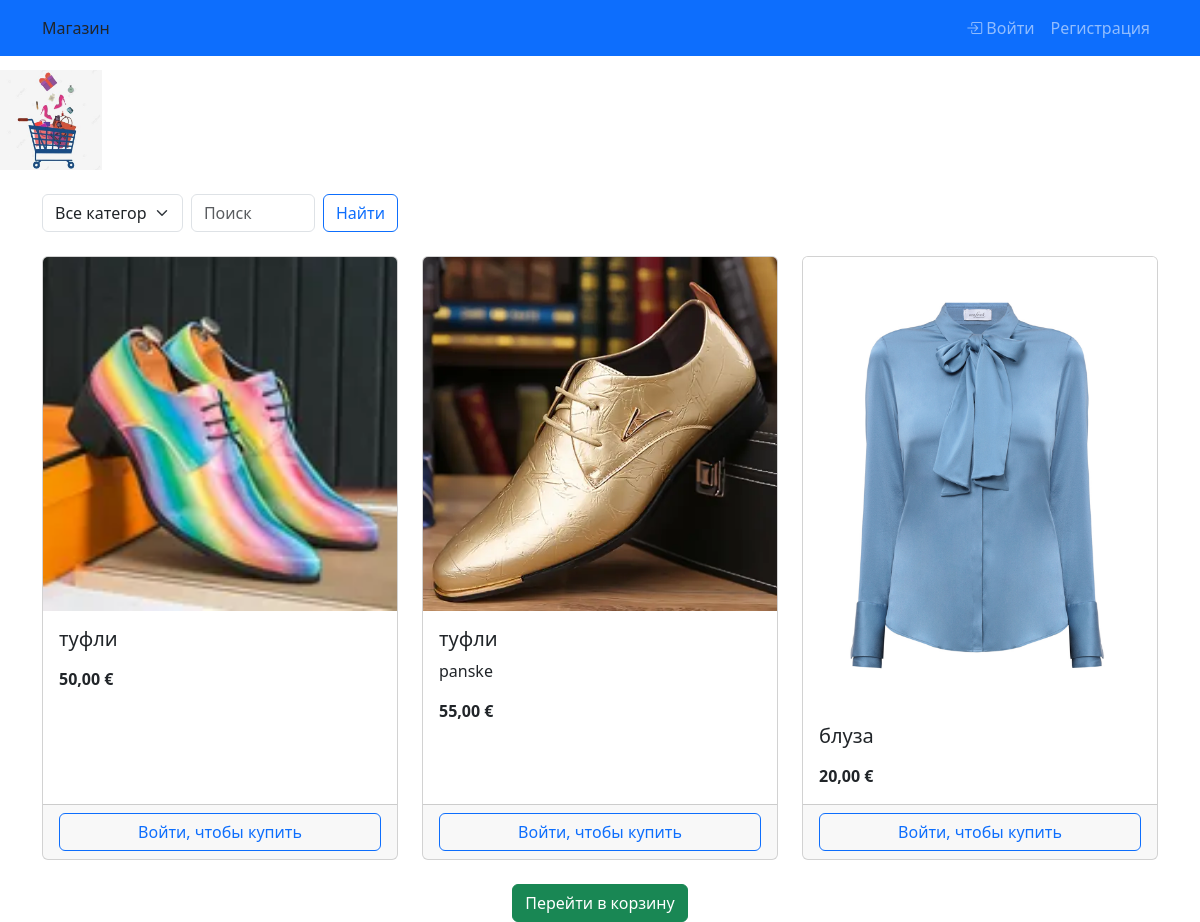
/, run on an earlier commit of the app's database.
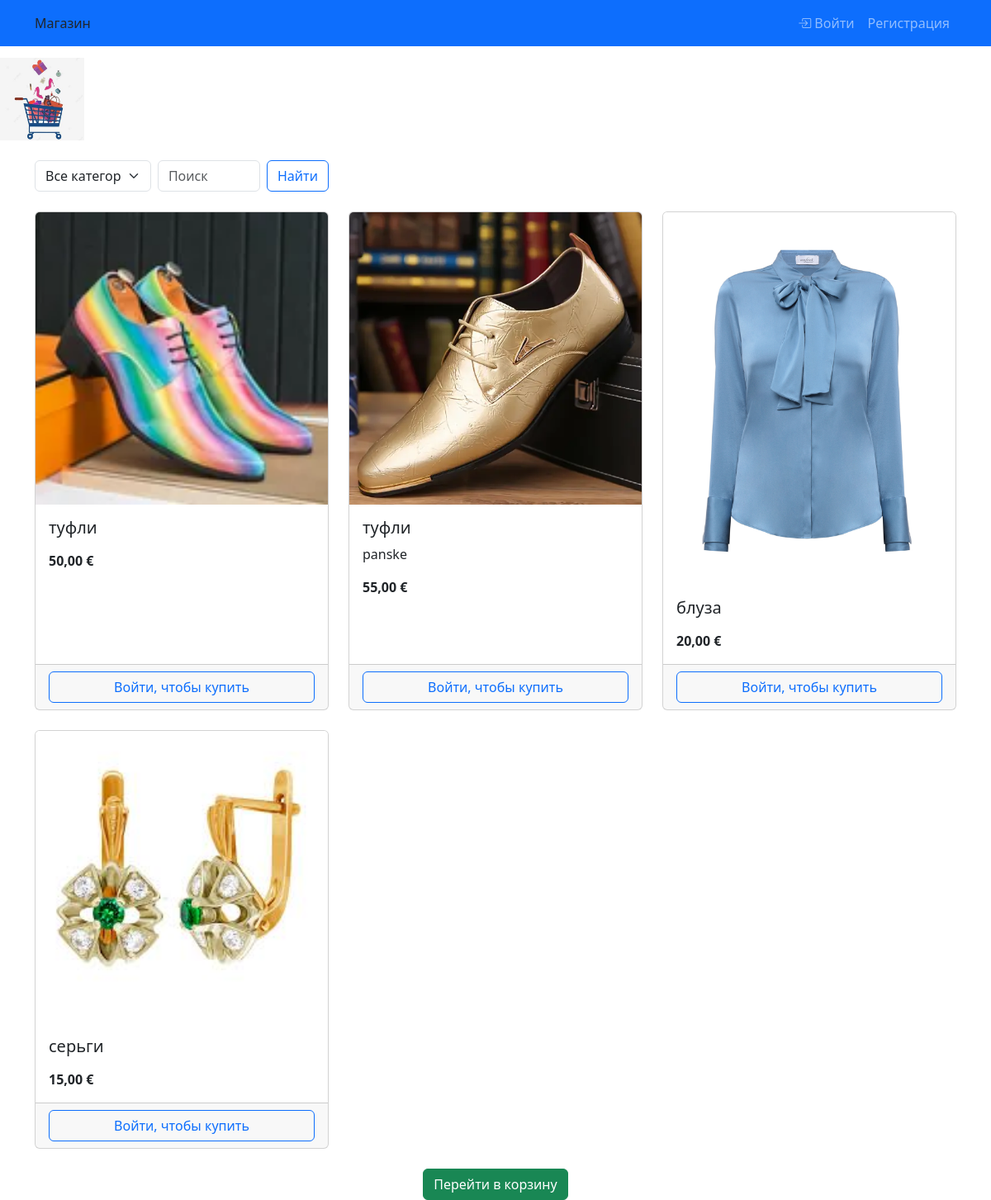
And on a later commit of the database.
### shop/models.py (models this page shows, shortened)
class Product(models.Model):
    category = models.ForeignKey(Category, on_delete=models.CASCADE)
    name = models.CharField(max_length=255)
    description = models.TextField(blank=True)
    price = models.DecimalField(max_digits=10, decimal_places=2)
    image = models.ImageField(upload_to='products/', blank=True, null=True)
    available = models.BooleanField(default=True)

### shop/views.py (the view)
# urls.py: path('', catalog, name='catalog'),
def catalog(request):
    categories = Category.objects.all()
    q = request.GET.get('q', '')
    c = request.GET.get('cat', '')
    products = Product.objects.filter(available=True)
    if c:
        products = products.filter(category_id=c)
    if q:
        products = products.filter(Q(name__icontains=q) | Q(description__icontains=q))
    return render(request, 'catalog.html', {'categories': categories, 'products': products})

### shop/templates/catalog.html (shortened to what this page needs)
{% extends 'base.html' %}
{% block content %}
<div class="row mb-4">
  <div class="col-md-4">
    <form method="get" class="d-flex">
      <select name="cat" class="form-select me-2">
        <option value="">Все категории</option>
      </select>
      <input type="text" name="q" class="form-control me-2" placeholder="Поиск" value="{{ request.GET.q }}">
      <button type="submit" class="btn btn-outline-primary">Найти</button>
    </form>
  </div>
</div>
<div class="row">
  {% for product in products %}
    <div class="col-md-4 mb-4">
      <div class="card h-100">
        {% if product.image %}
          <img src="{{ product.image.url }}" class="card-img-top" alt="{{ product.name }}">
        {% else %}
          <img src="/static/images/no-image.jpg" class="card-img-top" alt="Нет изображения">
        {% endif %}
        <div class="card-body">
          <h5 class="card-title">{{ product.name }}</h5>
          <p class="card-text">{{ product.description|truncatechars:100 }}</p>
          <p class="card-text fw-bold">{{ product.price }} €</p>
        </div>
        <div class="card-footer">
          {% if user.is_authenticated %}
            <a href="{% url 'add_to_cart' product.id %}" class="btn btn-primary w-100">Добавить в корзину</a>
          {% else %}
            <a href="{% url 'login' %}?next={{ request.path }}" class="btn btn-outline-primary w-100">Войти, чтобы купить</a>
          {% endif %}
        </div>
      </div>
    </div>
  {% endfor %}
</div>
<div class="text-center">
  <a href="{% url 'view_cart' %}" class="btn btn-success">Перейти в корзину</a>
</div>
{% endblock %}

### shop/templates/base.html (shortened to what this page needs)
{% load static %}
<!DOCTYPE html>
<html lang="ru">
<head>
  <link rel="stylesheet" href="{% static 'css/visual.css' %}">
  <link href=" https://cdn.jsdelivr.net/npm/bootstrap@5.3.0/dist/css/bootstrap.min.css" rel="stylesheet">
</head>
<body>
  <nav class="navbar navbar-expand-lg navbar-dark bg-primary fixed-top">
    <div class="container">
      <a class="nav-link {% if request.resolver_match.url_name == 'catalog' %}active{% endif %}" href="{% url 'catalog' %}">Магазин</a>
      <div class="collapse navbar-collapse" id="navbarNav">
        <ul class="navbar-nav ms-auto">
          {% if user.is_authenticated %}
            <li class="nav-item">
              {% comment %} Обработать случаи отсутствия user.username
Некоторые пользователи могут не иметь username {% endcomment %}
              <a class="nav-link" href="{% url 'account' %}">Привет, {{ user.get_full_name|default:user.username|default:"Гость"  }}</a>
            </li>
          {% if user.is_staff %}
            <li class="nav-item">
              <a class="nav-link" href="{% url 'add_product' %}">Добавить товар</a>
            </li>
          {% endif %}
          <li class="nav-item">
            <form action="{% url 'logout' %}" method="post" class="d-inline">
              {% csrf_token %}
              <button type="submit" class="btn btn-link nav-link" style="padding: 0; border: none;">Выйти</button>
            </form>
          </li>
        {% else %}
          <link rel="stylesheet" href="https://cdn.jsdelivr.net/npm/bootstrap-icons/font/bootstrap-icons.css">
          <a class="nav-link" href="{% url 'login' %}"><i class="bi bi-box-arrow-in-right"></i> Войти</a>
          <li class="nav-item">
            <a class="nav-link" href="{% url 'register' %}">Регистрация</a>
          </li>
        {% endif %}
      </ul>
    </div>
  </div>
  </nav>
  <img src="{% static '\image\shop1.jpg' %}" alt="Логотип" class="logo">
  <div class="container mt-4">
    {% block content %}{% endblock %}
  </div>
</body>
</html>

### shop/static/css/visual.css (style rules this page uses)
.logo { width: auto; height: 100px; }

### shop/templates/base.html (style rules this page uses)
body { padding-top: 70px; }

What changed in the data, as far as the page shows it:
added Product: image (picture), name "серьги", price "15,00"
